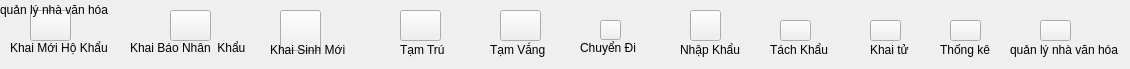
         <widget class="QWidget" name="tab_2">
          <attribute name="title">
           <string>Thủ Tục</string>
          </attribute>
          <widget class="QPushButton" name="pushButton_5">
           <property name="geometry">
            <rect>
             <x>30</x>
             <y>10</y>
             <width>41</width>
             <height>31</height>
            </rect>
           </property>
           <property name="styleSheet">
            <string notr="true">QPushButton {
		border-image: url(C:/Users/Admin/Documents/cnpm/hokhau.jpg);

}

QPushButton:hover {
	border-image: url(C:/Users/Admin/Documents/cnpm/hokhau_hover.jpg);
}</string>
           </property>
           <property name="text">
            <string/>
           </property>
           <property name="checkable">
            <bool>false</bool>
           </property>
           <property name="checked">
            <bool>false</bool>
           </property>
          </widget>
          <widget class="QLabel" name="label_9">
           <property name="geometry">
            <rect>
             <x>10</x>
             <y>40</y>
             <width>101</width>
             <height>16</height>
            </rect>
           </property>
           <property name="text">
            <string>Khai Mới Hộ Khẩu</string>
           </property>
          </widget>
          <widget class="QPushButton" name="pushButton_6">
           <property name="geometry">
            <rect>
             <x>690</x>
             <y>10</y>
             <width>31</width>
             <height>31</height>
            </rect>
           </property>
           <property name="styleSheet">
            <string notr="true">QPushButton {
	border-image: url(C:/Users/Admin/Documents/cnpm/add.png);
	color: white;
}

QPushButton:hover {
	border-image: url(C:/Users/Admin/Documents/cnpm/add_hover.png);
}</string>
           </property>
           <property name="text">
            <string/>
           </property>
          </widget>
          <widget class="QLabel" name="label_11">
           <property name="geometry">
            <rect>
             <x>680</x>
             <y>40</y>
             <width>61</width>
             <height>20</height>
            </rect>
           </property>
           <property name="text">
            <string>Nhập Khẩu</string>
           </property>
          </widget>
          <widget class="QPushButton" name="pushButton_7">
           <property name="geometry">
            <rect>
             <x>600</x>
             <y>20</y>
             <width>21</width>
             <height>20</height>
            </rect>
           </property>
           <property name="styleSheet">
            <string notr="true">QPushButton {
	border-image: url(C:/Users/Admin/Documents/cnpm/change.png);
	color: white;
}

QPushButton:hover {
	border-image: url(C:/Users/Admin/Documents/cnpm/change_hover.png);
}</string>
           </property>
           <property name="text">
            <string/>
           </property>
          </widget>
          <widget class="QPushButton" name="pushButton_8">
           <property name="geometry">
            <rect>
             <x>400</x>
             <y>10</y>
             <width>41</width>
             <height>31</height>
            </rect>
           </property>
           <property name="styleSheet">
            <string notr="true">QPushButton {
	border-image: url(C:/Users/Admin/Documents/cnpm/remove_user.png);
	color: white;
}

QPushButton:hover {
	border-image: url(C:/Users/Admin/Documents/cnpm/remove_user_hover.png);
}</string>
           </property>
           <property name="text">
            <string/>
           </property>
          </widget>
          <widget class="QLabel" name="label_12">
           <property name="geometry">
            <rect>
             <x>580</x>
             <y>40</y>
             <width>61</width>
             <height>16</height>
            </rect>
           </property>
           <property name="text">
            <string>Chuyển Đi</string>
           </property>
          </widget>
          <widget class="QLabel" name="label_13">
           <property name="geometry">
            <rect>
             <x>400</x>
             <y>40</y>
             <width>51</width>
             <height>20</height>
            </rect>
           </property>
           <property name="text">
            <string>Tạm Trú</string>
           </property>
          </widget>
          <widget class="QPushButton" name="pushButton_23">
           <property name="geometry">
            <rect>
             <x>170</x>
             <y>10</y>
             <width>41</width>
             <height>31</height>
            </rect>
           </property>
           <property name="styleSheet">
            <string notr="true">QPushButton {
	border-image: url(C:/Users/Admin/Documents/cnpm/hokhau.jpg);
	color: white;
}

QPushButton:hover {
	border-image: url(C:/Users/Admin/Documents/cnpm/hokhau_hover.jpg);
}</string>
           </property>
           <property name="text">
            <string/>
           </property>
          </widget>
          <widget class="QLabel" name="label_28">
           <property name="geometry">
            <rect>
             <x>130</x>
             <y>40</y>
             <width>121</width>
             <height>16</height>
            </rect>
           </property>
           <property name="text">
            <string>Khai Báo Nhân  Khẩu</string>
           </property>
          </widget>
          <widget class="QPushButton" name="pushButton_33">
           <property name="geometry">
            <rect>
             <x>280</x>
             <y>10</y>
             <width>41</width>
             <height>41</height>
            </rect>
           </property>
           <property name="styleSheet">
            <string notr="true">QPushButton {
	border-image: url(C:/Users/Admin/Documents/cnpm/khaimoi.png);
	color: white;
}

QPushButton:hover {
	border-image: url(C:/Users/Admin/Documents/cnpm/khaimoi_hover.png);
}</string>
           </property>
           <property name="text">
            <string/>
           </property>
          </widget>
          <widget class="QLabel" name="label_33">
           <property name="geometry">
            <rect>
             <x>270</x>
             <y>40</y>
             <width>81</width>
             <height>20</height>
            </rect>
           </property>
           <property name="text">
            <string>Khai Sinh Mới</string>
           </property>
          </widget>
          <widget class="QPushButton" name="pushButton_63">
           <property name="geometry">
            <rect>
             <x>500</x>
             <y>10</y>
             <width>41</width>
             <height>31</height>
            </rect>
           </property>
           <property name="styleSheet">
            <string notr="true">QPushButton {
	border-image: url(C:/Users/Admin/Documents/cnpm/remove_user.png);
	color: white;
}

QPushButton:hover {
	border-image: url(C:/Users/Admin/Documents/cnpm/remove_user_hover.png);
}</string>
           </property>
           <property name="text">
            <string/>
           </property>
          </widget>
          <widget class="QLabel" name="label_77">
           <property name="geometry">
            <rect>
             <x>490</x>
             <y>40</y>
             <width>61</width>
             <height>20</height>
            </rect>
           </property>
           <property name="text">
            <string>Tạm Vắng</string>
           </property>
          </widget>
          <widget class="QPushButton" name="pushButton_64">
           <property name="geometry">
            <rect>
             <x>950</x>
             <y>20</y>
             <width>31</width>
             <height>21</height>
            </rect>
           </property>
           <property name="styleSheet">
            <string notr="true">QPushButton {
	border-image: url(C:/Users/Admin/Documents/cnpm/thongke.png);
	color: white;
}

QPushButton:hover {
	border-image: url(C:/Users/Admin/Documents/cnpm/thongke_hover.png);
}</string>
           </property>
           <property name="text">
            <string/>
           </property>
          </widget>
          <widget class="QLabel" name="label_78">
           <property name="geometry">
            <rect>
             <x>940</x>
             <y>40</y>
             <width>61</width>
             <height>20</height>
            </rect>
           </property>
           <property name="text">
            <string>Thống kê</string>
           </property>
          </widget>
          <widget class="QPushButton" name="pushButton_65">
           <property name="geometry">
            <rect>
             <x>870</x>
             <y>20</y>
             <width>31</width>
             <height>21</height>
            </rect>
           </property>
           <property name="styleSheet">
            <string notr="true">QPushButton {
	border-image: url(C:/Users/Admin/Documents/cnpm/die.png);
	color: white;
}

QPushButton:hover {
	border-image: url(C:/Users/Admin/Documents/cnpm/die_hover.png);
}</string>
           </property>
           <property name="text">
            <string/>
           </property>
          </widget>
          <widget class="QLabel" name="label_83">
           <property name="geometry">
            <rect>
             <x>870</x>
             <y>40</y>
             <width>41</width>
             <height>20</height>
            </rect>
           </property>
           <property name="text">
            <string>Khai tử</string>
           </property>
          </widget>
          <widget class="QPushButton" name="pushButton_69">
           <property name="geometry">
            <rect>
             <x>780</x>
             <y>20</y>
             <width>31</width>
             <height>21</height>
            </rect>
           </property>
           <property name="styleSheet">
            <string notr="true">QPushButton {
	border-image: url(C:/Users/Admin/Documents/cnpm/tach.jpeg);
	color: white;
}

QPushButton:hover {
	border-image: url(C:/Users/Admin/Documents/cnpm/tach_hover.jpg);
}</string>
           </property>
           <property name="text">
            <string/>
           </property>
          </widget>
          <widget class="QLabel" name="label_88">
           <property name="geometry">
            <rect>
             <x>770</x>
             <y>40</y>
             <width>61</width>
             <height>20</height>
            </rect>
           </property>
           <property name="text">
            <string>Tách Khẩu</string>
           </property>
          </widget>
          <widget class="QPushButton" name="pushButton_71">
           <property name="geometry">
            <rect>
             <x>1040</x>
             <y>20</y>
             <width>31</width>
             <height>21</height>
            </rect>
           </property>
           <property name="styleSheet">
            <string notr="true">QPushButton {
	border-image: url(C:/Users/Admin/Documents/cnpm/nhavanhoa.jpeg);
	color: white;
}

QPushButton:hover {
	border-image: url(C:/Users/Admin/Documents/cnpm/nhavanhoa_hover.jpg);
}</string>
           </property>
           <property name="text">
            <string/>
           </property>
          </widget>
          <widget class="QLabel" name="label_89">
           <property name="geometry">
            <rect>
             <x>1010</x>
             <y>40</y>
             <width>111</width>
             <height>20</height>
            </rect>
           </property>
           <property name="text">
            <string>quản lý nhà văn hóa</string>
           </property>
          </widget>
          <widget class="QLabel" name="label_92">
           <property name="geometry">
            <rect>
             <x>0</x>
             <y>0</y>
             <width>111</width>
             <height>20</height>
            </rect>
           </property>
           <property name="text">
            <string>quản lý nhà văn hóa</string>
           </property>
          </widget>
         </widget>
